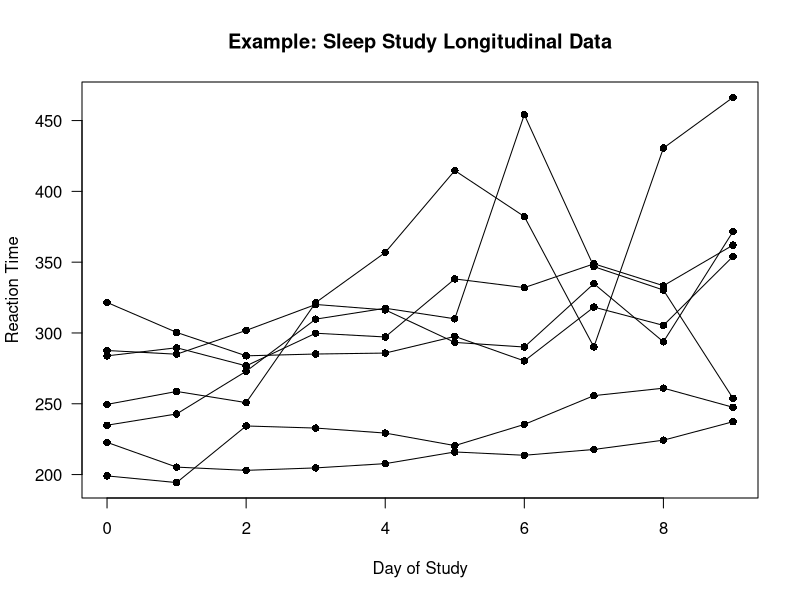
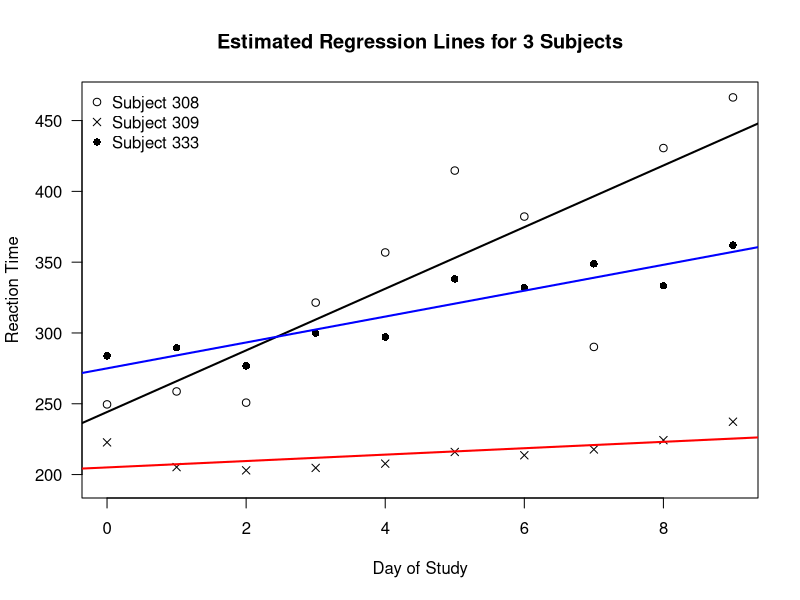
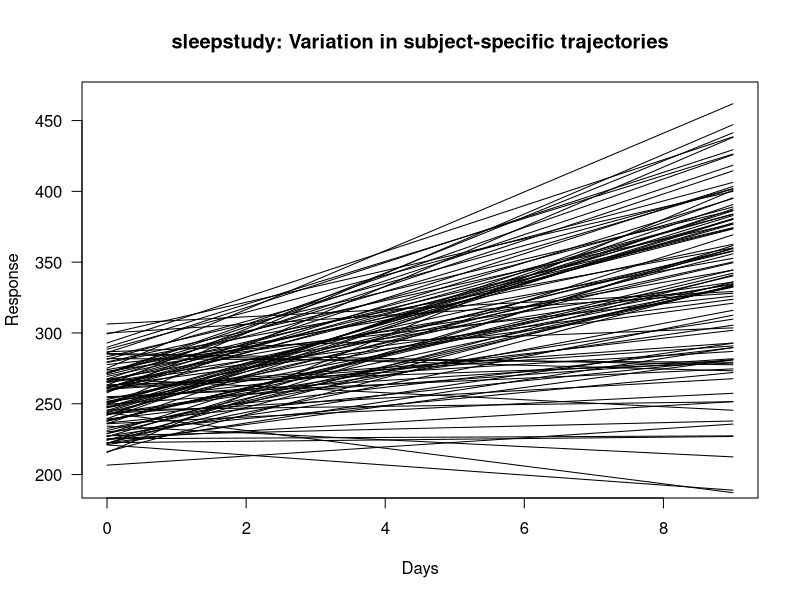
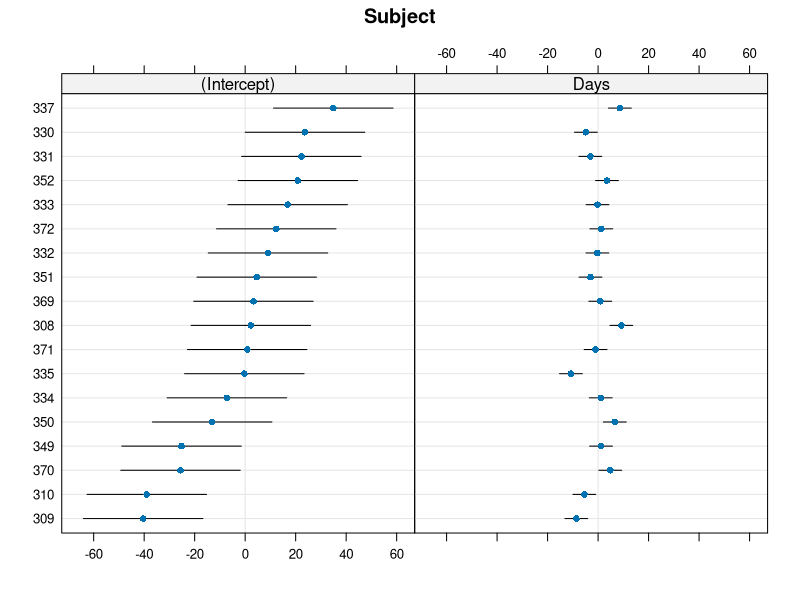
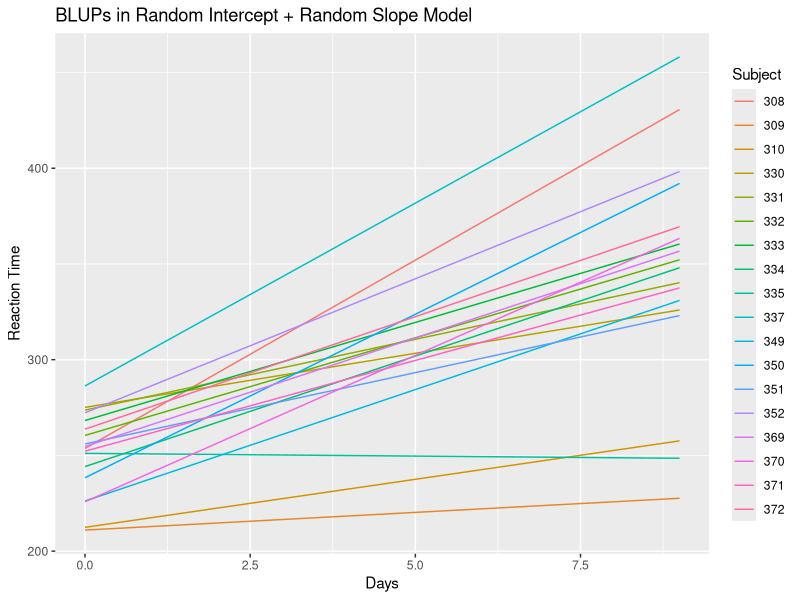
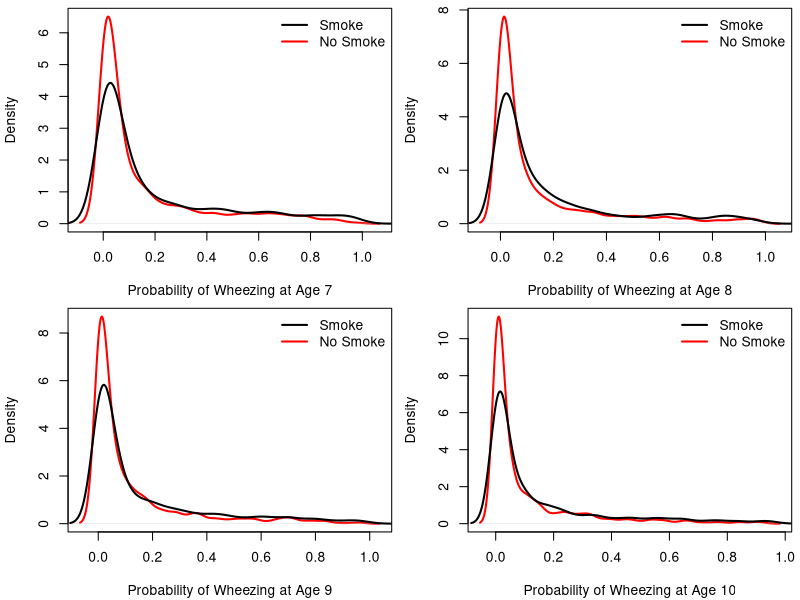

Write R code to recreate these figures, in order.
## ---- chunk 1
library(lme4)
data(sleepstudy)
ids <- unique(sleepstudy$Subject)

plot(sleepstudy$Days, sleepstudy$Reaction, type="n",
     ylab="Reaction Time", xlab="Day of Study", las=1,
     main="Example: Sleep Study Longitudinal Data")
for(k in 1:7) {
    ind <- sleepstudy$Subject == ids[k]
    lines(sleepstudy$Days[ind], sleepstudy$Reaction[ind])
    points(sleepstudy$Days[ind], sleepstudy$Reaction[ind], pch=16)
}
set.seed(5178)
## ---- chunk 2
pc <- c(1,4,3,4,5,6,16)
cls <- c("black", "red", "black", "black","black","black", "blue")
plot(sleepstudy$Days, sleepstudy$Reaction, type="n",
     ylab="Reaction Time", xlab="Day of Study", las=1,
     main="Estimated Regression Lines for 3 Subjects")
for(k in c(1,2,7)) {
  ind <- sleepstudy$Subject == ids[k]
  points(sleepstudy$Days[ind], sleepstudy$Reaction[ind], pch=pc[k])
  tmp <- lm(Reaction ~ Days, data=sleepstudy[sleepstudy$Subject==ids[k],])
  abline(tmp$coef[1], tmp$coef[2], col=cls[k], lwd=2)
}
legend("topleft", legend=c("Subject 308", "Subject 309", "Subject 333"), pch=c(1,4,16),
       bty='n')
## ---- chunk 3
data(sleepstudy) 
dim(sleepstudy) # 18 individuals, each with 10 observations
sleepstudy[1:20,] # Data from the subjects with ids: 308 and 309
## ---- chunk 4
lmm.sleep.intercept <- lmer(Reaction ~ Days + (1|Subject), data = sleepstudy)
## ---- chunk 5
x.mat <- model.matrix(lmm.sleep.intercept)
## This design matrix should have an intercept column
## and a column which stores the "Days" variable
x.mat[1:5,]
## ---- chunk 6
## Use argument type = "random" to get random-effects design matrix
z.mat <- model.matrix(lmm.sleep.intercept, type="random")
z.mat[1:20,] # The . values in zmat correspond to zeros
## ---- chunk 7
summary(lmm.sleep.intercept)
## ---- chunk 8
lmm.sleep.slope <- lmer(Reaction ~ Days + (Days|Subject), data = sleepstudy)
## ---- chunk 9
x.mat2 <- model.matrix(lmm.sleep.slope)
## This design matrix should be the same as that from lmm.sleep.intercept
x.mat2[1:5,]
## ---- chunk 10
## Use argument type = "random" to get random-effects design matrix
z.mat2 <- model.matrix(lmm.sleep.slope, type="random")
z.mat2[1:20,] # The . values in zmat2 correspond to zeros
## ---- chunk 11
summary(lmm.sleep.slope)
## ---- chunk 12
coef( summary(lmm.sleep.slope) )
## ---- chunk 13
VarCorr( lmm.sleep.slope )
## ---- chunk 14
Sigma.hat <- VarCorr( lmm.sleep.slope )$Subject # This is the random-effects 
                                                # covariance matrix
ndraws <- 100
Sigma.hat.sqrt <- chol(Sigma.hat)
beta.hat <- coef( summary(lmm.sleep.slope) )[,1]  # estimated fixed effects
print(beta.hat)

plot(sleepstudy$Days, sleepstudy$Reaction, type="n", xlab="Days", ylab="Response", 
     las=1, main="sleepstudy: Variation in subject-specific trajectories")
for(k in 1:ndraws) {
   uvec.draw <- Sigma.hat.sqrt%*%rnorm(2)  # draw random (ui0, ui1) pair
   trajectory <- beta.hat[1] + uvec.draw[1] + (0:9)*(beta.hat[2] + uvec.draw[2])
   lines(0:9, trajectory)
}
## ---- chunk 15
M0 <- lmer(Reaction ~ 1 + (1|Subject), data = sleepstudy, REML=FALSE)
M1 <- lmer(Reaction ~ Days + (1|Subject), data = sleepstudy, REML=FALSE)
## ---- chunk 16
anova(M0, M1)
## ---- chunk 17
M2 <- lmer(Reaction ~ Days + (Days|Subject), data = sleepstudy, REML=FALSE)
## ---- chunk 18
anova(M1, M2)
## ---- chunk 19
blups.slope <- ranef( lmm.sleep.slope )
## ---- chunk 20
library(lattice)
dotplot(blups.slope)
## This plots subjects sorted by individual-specific estimates of intercepts
## ---- chunk 21
ranef.df <- as.data.frame( blups.slope)
head(ranef.df)
## ---- chunk 22
blup.full <- fitted( lmm.sleep.slope )  # Should be a vector of length 180
## ---- chunk 23
library(ggplot2)
# First add the BLUPs to the sleepstudy data as a separate variable
sleepstudy$blups <- blup.full

# Now plot BLUPs vs. study data for each subject
ggplot(sleepstudy, aes(x=Days, y=blups, group=Subject)) +
  geom_line(aes(color=Subject)) + 
  labs(title = "BLUPs in Random Intercept + Random Slope Model",
       y = "Reaction Time")
## ---- chunk 24
library(geepack)
## ---- chunk 25
data(ohio)
head(ohio, 12) # look at first 12 rows of ohio
## ---- chunk 26
library(dplyr)
prop_summary_ohio <- ohio %>% 
                     group_by(smoke, age) %>% 
                     summarize( prop_wheeze = mean(resp) )
prop_summary_ohio
## ---- chunk 27
# id is the grouping variable
ohio.intercept <- glmer(resp ~ age + smoke + (1 | id), data = ohio, family = binomial)
## ---- chunk 28
coef(summary(ohio.intercept))
## ---- chunk 29
VarCorr(ohio.intercept)
## ---- chunk 30
beta.hat <- coef(summary(ohio.intercept))[,1]
n <- 1000
pneg2.smoke <- plogis(rnorm(n,sd=2.34) + beta.hat[1] - 2*beta.hat[2] + beta.hat[3]) #age -2 with smoke
pneg2 <- plogis(rnorm(n, sd=2.34) + beta.hat[1] - 2*beta.hat[2]) #age -2 w/o smoke
pneg1.smoke <- plogis(rnorm(n,sd=2.34) + beta.hat[1] - 1*beta.hat[2] + beta.hat[3]) #age -1 with smoke
pneg1 <- plogis(rnorm(n, sd=2.34) + beta.hat[1] - 1*beta.hat[2]) # age -1 w/o smoke
p0.smoke <- plogis(rnorm(n, sd=2.34) + beta.hat[1] + beta.hat[3]) # age 0 with smoke
p0 <- plogis(rnorm(n, sd=2.34) + beta.hat[1]) # age 0 w/o smoke
p1.smoke <- plogis(rnorm(n,sd=2.34) + beta.hat[1] + beta.hat[2] + beta.hat[3]) # age 1 with smoke
p1 <- plogis(rnorm(n, sd=2.34) + beta.hat[1] + beta.hat[2]) # age 1 w/o smoke

par(mfrow=c(2,2), mar=c(4.1, 4.1, .5, .5))
plot(density(pneg2), lwd=2, xlab = "Probability of Wheezing at Age 7", main="", col="red")
d <- density(pneg2.smoke)
lines(d$x, d$y, lwd=2)
legend("topright", legend = c("Smoke", "No Smoke"), col=c("black", "red"), bty='n', lwd=2)
plot(density(pneg1), lwd=2, xlab = "Probability of Wheezing at Age 8", main="", col="red")
d <- density(pneg1.smoke)
lines(d$x, d$y, lwd=2)
legend("topright", legend = c("Smoke", "No Smoke"), col=c("black", "red"), bty='n', lwd=2)
plot(density(p0), lwd=2, xlab = "Probability of Wheezing at Age 9", main="", col="red")
d <- density(p0.smoke)
lines(d$x, d$y, lwd=2)
legend("topright", legend = c("Smoke", "No Smoke"), col=c("black", "red"), bty='n', lwd=2)
plot(density(p1), lwd=2, xlab = "Probability of Wheezing at Age 10", main="", col="red")
d <- density(p1.smoke)
lines(d$x, d$y, lwd=2)
legend("topright", legend = c("Smoke", "No Smoke"), col=c("black", "red"), bty='n', lwd=2)
